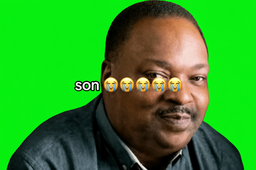
#> input picture fixtures/chroma-green-demo.png, 256 x 170 px, shrunk from 1540 x 1021 before the run, found by its file name
$ python remove-background.py fixtures/chroma-green-demo.png dist/sin-fondo.png --key '#00ff00'
#> lines starting #> are read from the running program, lines starting #| are printed output that depends on the picture
#!/usr/bin/env python3
"""Remove or replace a chroma-key background with Pillow.

Example:
  python3 scripts/remove-background.py fixtures/chroma-green-demo.png dist/sin-fondo.png --key '#00ff00'
  python3 scripts/remove-background.py fixtures/chroma-green-demo.png dist/fondo-blanco.jpg --key '#00ff00' --mode replace --background '#ffffff'
"""

from __future__ import annotations

import argparse
import math
from pathlib import Path


def parse_hex_color(value: str) -> tuple[int, int, int]:
    normalized = value.strip().lstrip("#")
    if len(normalized) != 6:
        raise argparse.ArgumentTypeError("Use a 6 digit hex color, for example #00ff00.")
    try:
        parsed = int(normalized, 16)
    except ValueError as exc:
        raise argparse.ArgumentTypeError("Use a valid hex color, for example #00ff00.") from exc
    return (parsed >> 16) & 255, (parsed >> 8) & 255, parsed & 255


def color_distance(a: tuple[int, int, int], b: tuple[int, int, int]) -> float:
    r_mean = (a[0] + b[0]) / 2
    delta_r = a[0] - b[0]
    delta_g = a[1] - b[1]
    delta_b = a[2] - b[2]
    return math.sqrt((2 + r_mean / 256) * delta_r * delta_r + 4 * delta_g * delta_g + (2 + (255 - r_mean) / 256) * delta_b * delta_b)


def main() -> int:
    parser = argparse.ArgumentParser(description="Remove or replace a green/blue chroma-key background.")
    parser.add_argument("input", type=Path)
    parser.add_argument("output", type=Path)
    parser.add_argument("--key", type=parse_hex_color, default=parse_hex_color("#00ff00"), help="Chroma color in #RRGGBB format.")
    parser.add_argument("--mode", choices=["transparent", "replace"], default="transparent")
    parser.add_argument("--background", type=parse_hex_color, default=parse_hex_color("#ffffff"), help="Replacement color used with --mode replace.")
    parser.add_argument("--transparent-threshold", type=float, default=58.0)
    parser.add_argument("--opaque-threshold", type=float, default=92.0)
    args = parser.parse_args()

    try:
        from PIL import Image
    except ImportError as exc:
        raise SystemExit("Pillow is required. Install it with: python3 -m pip install Pillow") from exc

    image = Image.open(args.input).convert("RGBA")
    pixels = image.load()
    width, height = image.size
#> width = 256; height = 170
    key = args.key
    background = args.background
    soft_range = max(1.0, args.opaque_threshold - args.transparent_threshold)

    for y in range(height):
        for x in range(width):
            r, g, b, a = pixels[x, y]
            distance = color_distance((r, g, b), key)
            if distance < args.transparent_threshold:
                if args.mode == "replace":
                    pixels[x, y] = (*background, 255)
                else:
                    pixels[x, y] = (r, g, b, 0)
            elif distance < args.opaque_threshold:
                keep = (distance - args.transparent_threshold) / soft_range
                if args.mode == "replace":
                    mixed = tuple(round(background[index] * (1 - keep) + (r, g, b)[index] * keep) for index in range(3))
                    pixels[x, y] = (*mixed, 255)
                else:
                    pixels[x, y] = (r, g, b, min(a, round(keep * 255)))

    args.output.parent.mkdir(parents=True, exist_ok=True)
    if args.output.suffix.lower() in {".jpg", ".jpeg"}:
        image = image.convert("RGB")
    image.save(args.output)
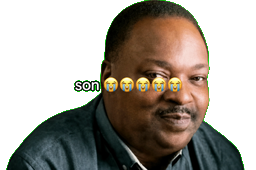
#> saved as sin-fondo.png: PIL image 256x170 RGBA; mean R, G, B, A 47, 151.4, 37.1, 134.5; transparent parts drawn white
    print(args.output)
    return 0


if __name__ == "__main__":
    raise SystemExit(main())
#> (the program exits here)
